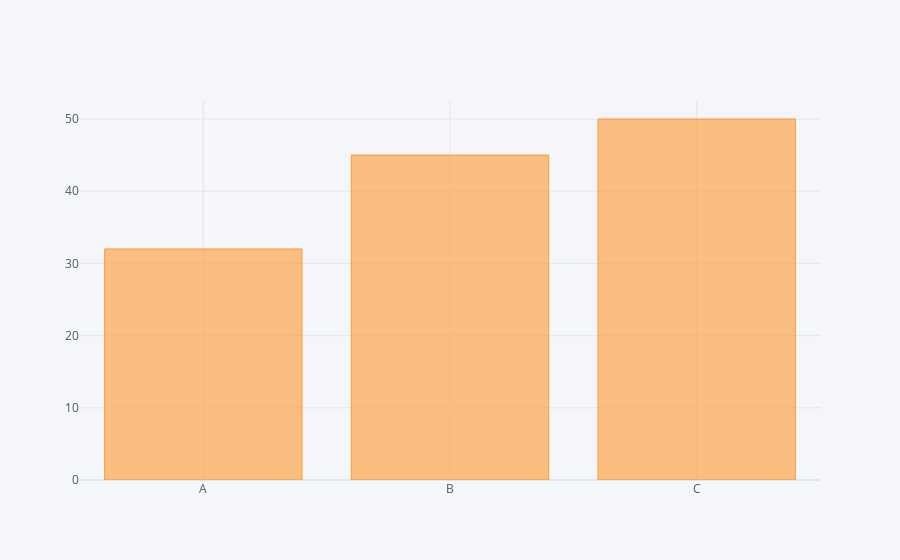

Source (notebook cell):
### Code cell
df2.iplot(kind='bar', x='category', y='values')

### Figure 1 — Plotly figure (JSON) as saved in the notebook; plotly's stock layout.template omitted (floating-point values rounded to 4 significant figures)
{"data": [{"marker": {"color": "rgba(255, 153, 51, 0.6)", "line": {"color": "rgba(255, 153, 51, 1.0)", "width": 1}}, "name": "values", "orientation": "v", "text": "", "x": ["A", "B", "C"], "y": [32, 45, 50], "type": "bar"}], "layout": {"legend": {"bgcolor": "#F5F6F9", "font": {"color": "#4D5663"}}, "paper_bgcolor": "#F5F6F9", "plot_bgcolor": "#F5F6F9", "title": {"font": {"color": "#4D5663"}}, "xaxis": {"gridcolor": "#E1E5ED", "showgrid": true, "tickfont": {"color": "#4D5663"}, "title": {"font": {"color": "#4D5663"}, "text": ""}, "zerolinecolor": "#E1E5ED"}, "yaxis": {"gridcolor": "#E1E5ED", "showgrid": true, "tickfont": {"color": "#4D5663"}, "title": {"font": {"color": "#4D5663"}, "text": ""}, "zerolinecolor": "#E1E5ED"}}}
